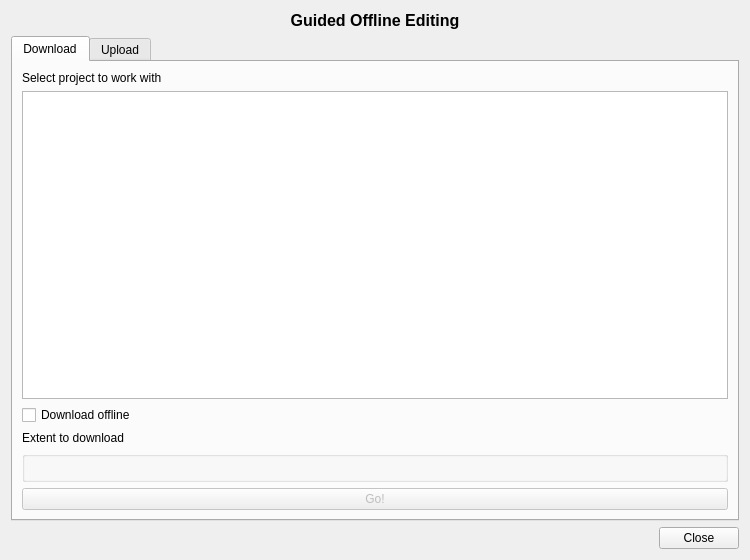
<?xml version="1.0" encoding="UTF-8"?>
<ui version="4.0">
 <class>GuidedOfflineEditingPluginDialogBase</class>
 <widget class="QDialog" name="GuidedOfflineEditingPluginDialogBase">
  <property name="geometry">
   <rect>
    <x>0</x>
    <y>0</y>
    <width>750</width>
    <height>560</height>
   </rect>
  </property>
  <property name="windowTitle">
   <string>Guided Offline Editing</string>
  </property>
  <layout class="QGridLayout" name="gridLayout">
   <item row="0" column="0">
    <widget class="QLabel" name="dbTitleLabel">
     <property name="font">
      <font>
       <pointsize>12</pointsize>
       <weight>75</weight>
       <bold>true</bold>
      </font>
     </property>
     <property name="text">
      <string>Guided Offline Editing</string>
     </property>
     <property name="textFormat">
      <enum>Qt::PlainText</enum>
     </property>
     <property name="alignment">
      <set>Qt::AlignCenter</set>
     </property>
    </widget>
   </item>
   <item row="1" column="0">
    <widget class="QTabWidget" name="tabWidget">
     <property name="currentIndex">
      <number>0</number>
     </property>
     <widget class="QWidget" name="downloadTab">
      <attribute name="icon">
       <iconset resource="resources.qrc">
        <normaloff>:/plugins/guided_offline_editing/icons/offline_editing_copy.png</normaloff>:/plugins/guided_offline_editing/icons/offline_editing_copy.png</iconset>
      </attribute>
      <attribute name="title">
       <string>Download</string>
      </attribute>
      <layout class="QVBoxLayout" name="verticalLayout">
       <item>
        <widget class="QLabel" name="pgProjectLabel">
         <property name="text">
          <string>Select project to work with</string>
         </property>
        </widget>
       </item>
       <item>
        <widget class="QListView" name="pgProjectList"/>
       </item>
       <item>
        <widget class="QCheckBox" name="downloadCheckBox">
         <property name="text">
          <string>Download offline</string>
         </property>
         <property name="checked">
          <bool>false</bool>
         </property>
        </widget>
       </item>
       <item>
        <widget class="QLabel" name="pgProjectDownloadExtentLabel">
         <property name="text">
          <string>Extent to download</string>
         </property>
        </widget>
       </item>
       <item>
        <widget class="QgsExtentGroupBox" name="pgProjectDownloadExtent">
         <property name="enabled">
          <bool>false</bool>
         </property>
        </widget>
       </item>
       <item>
        <widget class="QPushButton" name="goButton">
         <property name="enabled">
          <bool>false</bool>
         </property>
         <property name="text">
          <string>Go!</string>
         </property>
        </widget>
       </item>
      </layout>
     </widget>
     <widget class="QWidget" name="uploadTab">
      <attribute name="icon">
       <iconset resource="resources.qrc">
        <normaloff>:/plugins/guided_offline_editing/icons/offline_editing_sync.png</normaloff>:/plugins/guided_offline_editing/icons/offline_editing_sync.png</iconset>
      </attribute>
      <attribute name="title">
       <string>Upload</string>
      </attribute>
      <layout class="QVBoxLayout" name="verticalLayout_2">
       <item>
        <widget class="QLabel" name="offlineLayerlabel">
         <property name="text">
          <string>Offline layers</string>
         </property>
        </widget>
       </item>
       <item>
        <widget class="QListView" name="offlineLayerList">
         <property name="enabled">
          <bool>true</bool>
         </property>
         <property name="selectionMode">
          <enum>QAbstractItemView::NoSelection</enum>
         </property>
         <property name="selectionBehavior">
          <enum>QAbstractItemView::SelectRows</enum>
         </property>
        </widget>
       </item>
       <item>
        <widget class="QPushButton" name="uploadButton">
         <property name="enabled">
          <bool>false</bool>
         </property>
         <property name="text">
          <string>Upload</string>
         </property>
        </widget>
       </item>
      </layout>
     </widget>
    </widget>
   </item>
   <item row="2" column="0">
    <widget class="QDialogButtonBox" name="closeButtonBox">
     <property name="standardButtons">
      <set>QDialogButtonBox::Close</set>
     </property>
    </widget>
   </item>
  </layout>
 </widget>
 <customwidgets>
  <customwidget>
   <class>QgsCollapsibleGroupBox</class>
   <extends>QGroupBox</extends>
   <header>qgscollapsiblegroupbox.h</header>
   <container>1</container>
  </customwidget>
  <customwidget>
   <class>QgsExtentGroupBox</class>
   <extends>QgsCollapsibleGroupBox</extends>
   <header>qgsextentgroupbox.h</header>
   <container>1</container>
  </customwidget>
 </customwidgets>
 <resources>
  <include location="resources.qrc"/>
 </resources>
 <connections>
  <connection>
   <sender>closeButtonBox</sender>
   <signal>clicked(QAbstractButton*)</signal>
   <receiver>GuidedOfflineEditingPluginDialogBase</receiver>
   <slot>reject()</slot>
   <hints>
    <hint type="sourcelabel">
     <x>704</x>
     <y>544</y>
    </hint>
    <hint type="destinationlabel">
     <x>1406</x>
     <y>798</y>
    </hint>
   </hints>
  </connection>
  <connection>
   <sender>goButton</sender>
   <signal>clicked()</signal>
   <receiver>GuidedOfflineEditingPluginDialogBase</receiver>
   <slot>accept()</slot>
   <hints>
    <hint type="sourcelabel">
     <x>398</x>
     <y>487</y>
    </hint>
    <hint type="destinationlabel">
     <x>1083</x>
     <y>634</y>
    </hint>
   </hints>
  </connection>
  <connection>
   <sender>uploadButton</sender>
   <signal>clicked()</signal>
   <receiver>GuidedOfflineEditingPluginDialogBase</receiver>
   <slot>accept()</slot>
   <hints>
    <hint type="sourcelabel">
     <x>317</x>
     <y>489</y>
    </hint>
    <hint type="destinationlabel">
     <x>913</x>
     <y>507</y>
    </hint>
   </hints>
  </connection>
 </connections>
</ui>
